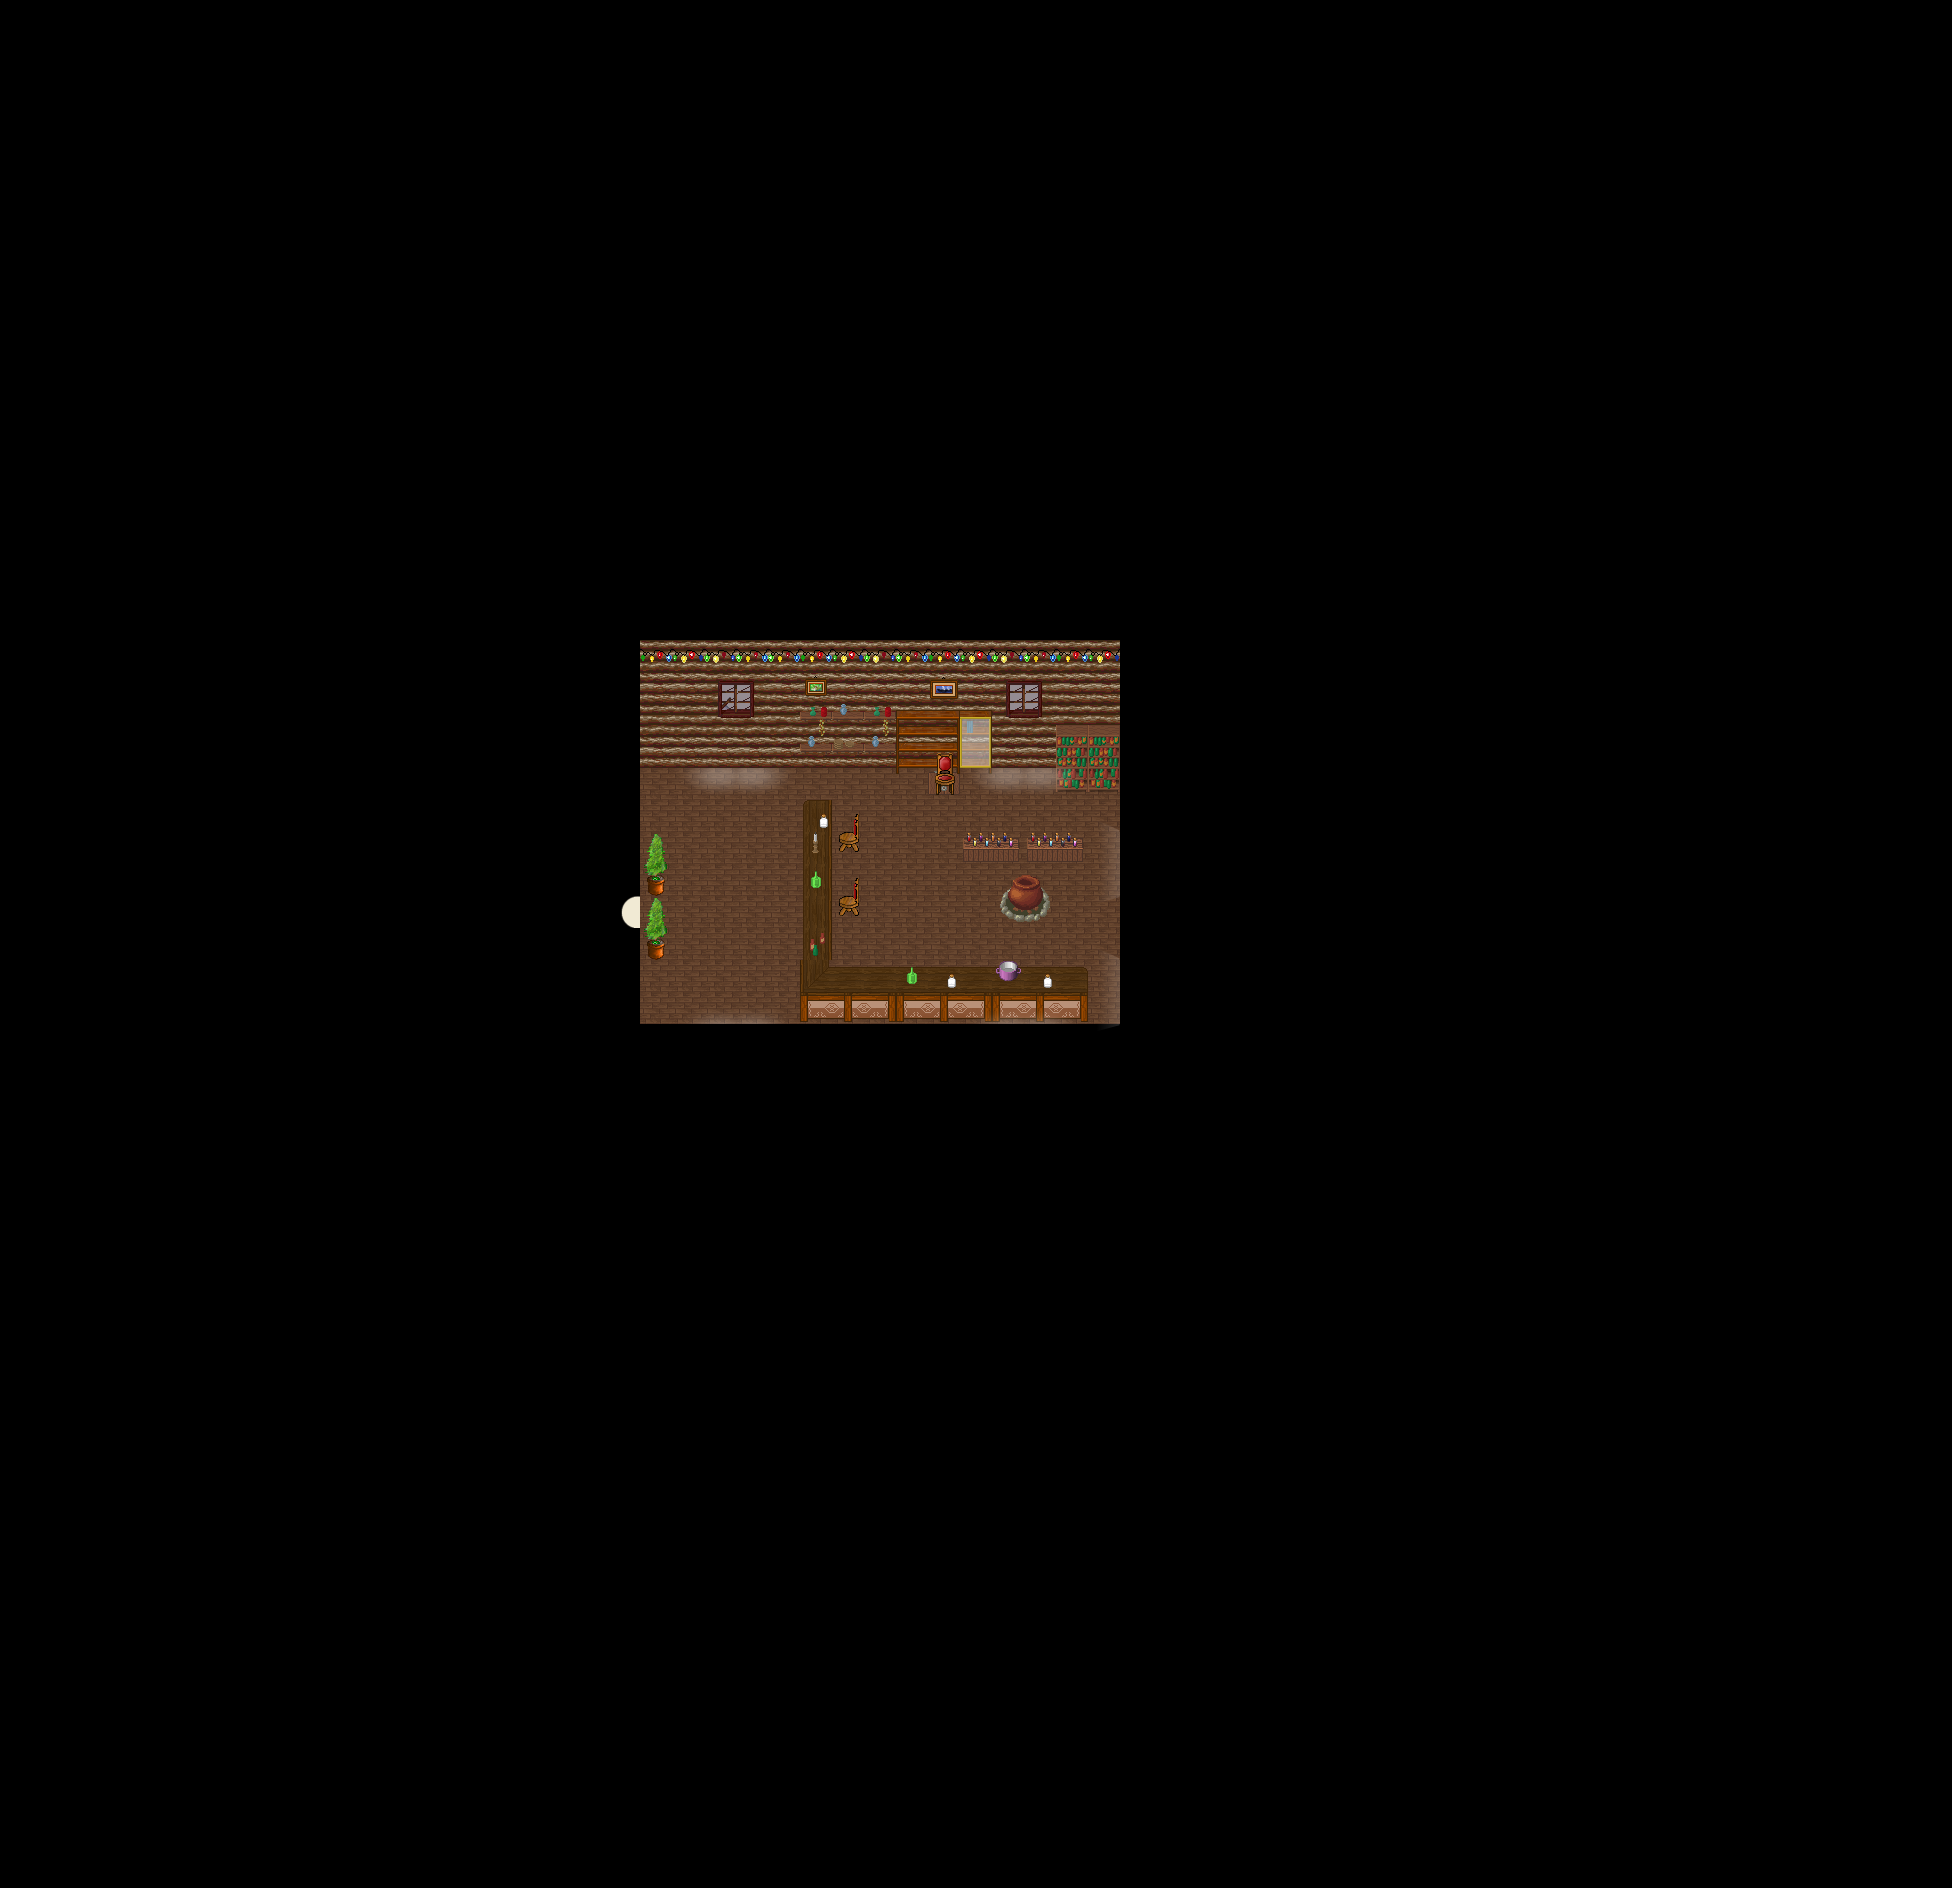

A level layout from a 2D game, rendered from its tile map. Below: a short description, then the map file with tile-grid data replaced by summaries:
An orthogonal 61x59 tile map with 32x32 px tiles, 8 tile layers (Ground1, Ground2, Ground3, Fringe, ...), 2 hidden layers not drawn, 12 tilesets and 3 objects (2x fixme, warp).

<map version="1.4" tiledversion="1.4.1" orientation="orthogonal" renderorder="right-down" width="61" height="59" tilewidth="32" tileheight="32" infinite="0" nextlayerid="12" nextobjectid="41">
 <properties>
  <property name="background0image" value="graphics/images/spit23loginwallpaper_800x600.png" />
  <property name="author" value="TMW2 Team" />
  <property name="license" value="GPL v2+" />
  <property name="manaplus version" value="2" />
  <property name="minimap" value="graphics/minimaps/020-3.png" />
  <property name="music" value="8bit_the_hero.ogg" />
  <property name="name" value="Nivalis Indoors" />
 </properties>
 <tileset firstgid="1" name="Collision" tilewidth="32" tileheight="32" tilecount="9" columns="3">
  <image source="../graphics/tilesets/collision.png" width="96" height="96" />
 </tileset>
 <tileset firstgid="10" name="inn" tilewidth="32" tileheight="32" tilecount="256" columns="16">
  <image source="../graphics/tilesets/inn.png" width="512" height="512" />
 </tileset>
 <tileset firstgid="266" name="snow_village" tilewidth="32" tileheight="32" tilecount="256" columns="16">
  <image source="../graphics/tilesets/snow_village.png" width="512" height="512" />
 </tileset>
 <tileset firstgid="522" name="inn2" tilewidth="32" tileheight="32" tilecount="256" columns="16">
  <image source="../graphics/tilesets/inn2.png" width="512" height="512" />
 </tileset>
 <tileset firstgid="778" name="woodland_indoor" tilewidth="32" tileheight="32" tilecount="256" columns="16">
  <image source="../graphics/tilesets/woodland_indoor.png" width="512" height="512" />
 </tileset>
 <tileset firstgid="1034" name="inn_x2" tilewidth="32" tileheight="64" tilecount="48" columns="16">
  <image source="../graphics/tilesets/inn_x2.png" width="512" height="192" />
 </tileset>
 <tileset firstgid="1082" name="inn_x3" tilewidth="32" tileheight="96" tilecount="80" columns="16">
  <image source="../graphics/tilesets/inn_x3.png" width="512" height="480" />
 </tileset>
 <tileset firstgid="1162" name="inn_x4" tilewidth="32" tileheight="128" tilecount="16" columns="16">
  <image source="../graphics/tilesets/inn_x4.png" width="512" height="128" />
 </tileset>
 <tileset firstgid="1178" name="christmas" tilewidth="32" tileheight="32" tilecount="304" columns="16">
  <image source="../graphics/tilesets/christmas.png" width="512" height="608" />
 </tileset>
 <tileset firstgid="1482" name="shadow" tilewidth="32" tileheight="32" tilecount="128" columns="8">
  <image source="../graphics/tilesets/evol/shadow.png" width="256" height="512" />
 </tileset>
 <tileset firstgid="1610" name="woodland_indoor_x2" tilewidth="32" tileheight="64" tilecount="48" columns="16">
  <image source="../graphics/tilesets/woodland_indoor_x2.png" width="512" height="192" />
 </tileset>
 <tileset firstgid="1658" name="woodland_indoor_x3" tilewidth="32" tileheight="96" tilecount="48" columns="16">
  <image source="../graphics/tilesets/woodland_indoor_x3.png" width="512" height="288" />
 </tileset>
 <layer id="1" name="Ground1" width="61" height="59">
  <data>[3599 cells, 3599 non-empty, 5 distinct tile ids]</data>
 </layer>
 <layer id="2" name="Ground2" width="61" height="59">
  <data>[3599 cells, 23 non-empty, 14 distinct tile ids]</data>
 </layer>
 <layer id="3" name="Ground3" width="61" height="59">
  <data>[3599 cells, 25 non-empty, 17 distinct tile ids]</data>
 </layer>
 <layer id="4" name="Fringe" width="61" height="59">
  <data>[3599 cells, 11 non-empty, 7 distinct tile ids]</data>
 </layer>
 <layer id="5" name="Over1" width="61" height="59">
  <data>[3599 cells, 23 non-empty, 3 distinct tile ids]</data>
 </layer>
 <layer id="6" name="Over2" width="61" height="59">
  <data>[3599 cells, 4 non-empty, 3 distinct tile ids]</data>
 </layer>
 <layer id="7" name="OverChristmas" width="61" height="59">
  <properties>
   <property name="Mask" value="128" />
  </properties>
  <data>[3599 cells, 15 non-empty, 4 distinct tile ids]</data>
 </layer>
 <layer id="8" name="Shadow" width="61" height="59">
  <data>[3599 cells, 24 non-empty, 9 distinct tile ids]</data>
 </layer>
 <layer id="9" name="Collision" width="61" height="59" visible="0">
  <data>[3599 cells, 3489 non-empty, 1 distinct tile ids]</data>
 </layer>
 <layer id="10" name="Heights" width="61" height="59" visible="0">
  <data>[3599 cells, 0 non-empty, 0 distinct tile ids]</data>
 </layer>
 <objectgroup id="11" name="Objects">
  <object id="36" name="Margin" type="fixme" x="1312" y="1248" width="640" height="640" />
  <object id="39" name="Margin" type="fixme" x="0" y="0" width="640" height="640" />
  <object id="40" name="To Nivalis" type="warp" x="608" y="896" width="32" height="32">
   <properties>
    <property name="dest_map" value="020-1" />
    <property name="dest_x" value="56" />
    <property name="dest_y" value="91" />
   </properties>
  </object>
 </objectgroup>
</map>
